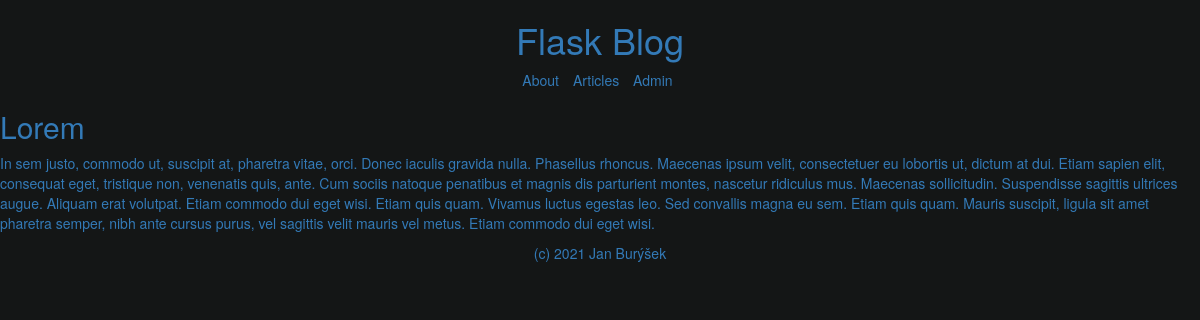
The app's page /articles/6/ with its own data.
### mdblog/models.py (models this page shows)
class Article(db.Model):
    id = db.Column(db.Integer, primary_key=True)
    title = db.Column(db.String)
    content = db.Column(db.String)
    html_render = db.Column(db.String)

### mdblog/app.py (the view)
@flask_app.route("/articles/<int:art_id>/")
def view_article(art_id):
    article = Article.query.filter_by(id=art_id).first()
    if article:
        return render_template("article.jinja", article=article)
    return render_template("article_not_found.jinja", art_id=art_id)

### mdblog/templates/article.jinja (shortened to what this page needs)
{% extends "_main.jinja" %}
{% block main %}
    <h2> {{ article.title }} </h2>
    <p> {{ article.html_render }} </p>
{% endblock %}

### mdblog/static/css/main.css (style rules this page uses)
html { position: relative; min-height: 100%; }

### mdblog/templates/_main.jinja (style rules this page uses)
body { background-color: #141616; }

### records on screen
Article: title "Lorem", html_render "In sem justo, commodo ut, suscipit at, pharetra vitae, orci. Donec iaculis gravida nulla. Phasellus rhoncus. Maecenas ipsum velit, consectetuer eu lobortis ut, dictum at dui. Etiam sapien elit, consequat eget, tristique non, venenatis quis, ante. Cum sociis natoque penatibus et magnis dis parturient montes, nascetur ridiculus mus. Maecenas sollicitudin. Suspendisse sagittis ultrices augue. Aliquam erat volutpat. Etiam commodo dui eget wisi. Etiam quis quam. Vivamus luctus egestas leo. Sed convallis magna eu sem. Etiam quis quam. Mauris suscipit, ligula sit amet pharetra semper, nibh ante cursus purus, vel sagittis velit mauris vel metus. Etiam commodo dui eget wisi."
